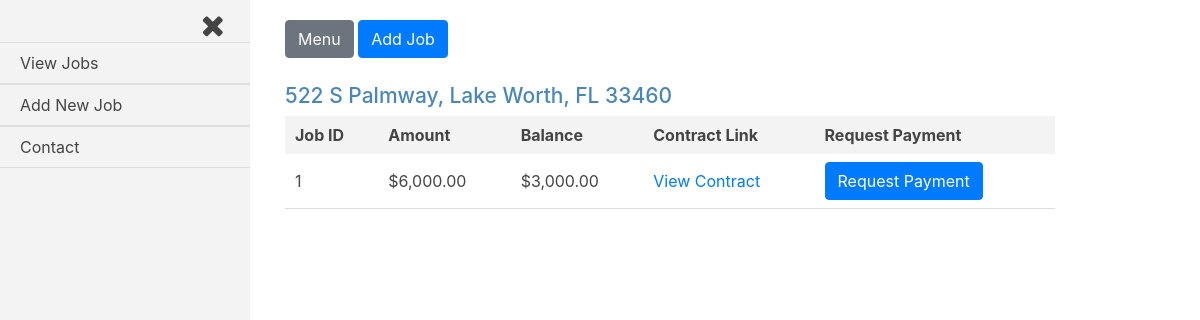
/jobs/ (signed in), run on an earlier commit of the app's database.
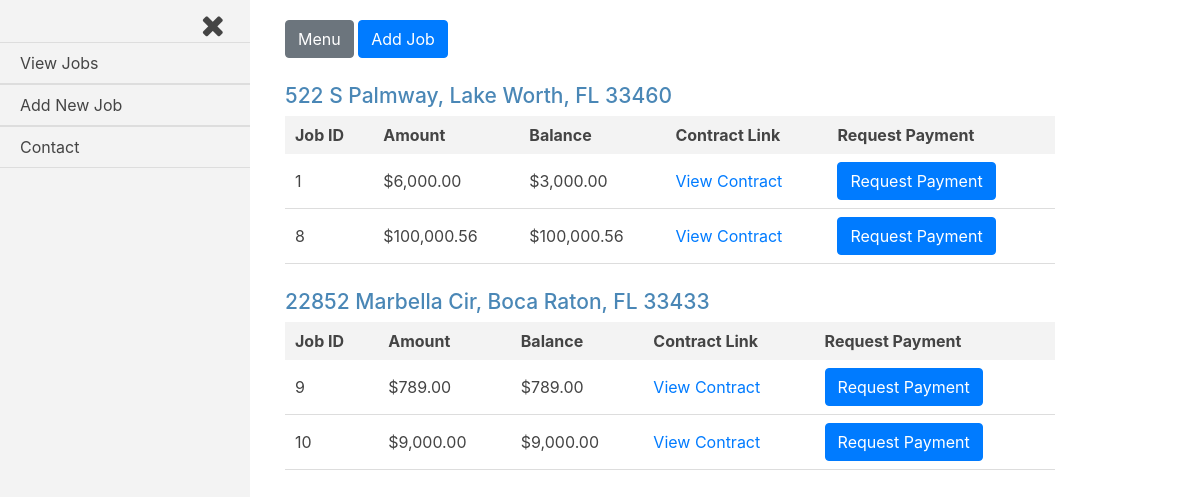
And on a later commit of the database.
### jobs/models.py (models this page shows, shortened)
class Current_Worker(models.Model):
    house = models.ForeignKey(House, on_delete=models.CASCADE)
    company = models.ForeignKey(settings.AUTH_USER_MODEL, on_delete=models.CASCADE)
    current = models.BooleanField(default=False)

class House(models.Model):
    address = models.CharField(max_length=250)
    companies = models.ManyToManyField(settings.AUTH_USER_MODEL, through='Current_Worker')

class Job(models.Model):
    house = models.ForeignKey(House, on_delete=models.CASCADE)
    company = models.ForeignKey(settings.AUTH_USER_MODEL, on_delete=models.CASCADE,)
    start_amount = models.DecimalField(max_digits=8, decimal_places=2, default=0.00)
    start_date = models.DateTimeField(auto_now_add=True, blank=True)
    total_paid = models.DecimalField(max_digits=8, decimal_places=2, default=0.00)
    document_link = models.CharField(max_length=800)
    approved = models.BooleanField(default=False)
    @property
    def balance(self):
        if self.total_paid > self.start_amount:
            logger.error('Total amount paid exceeds the starting job amount.')
        diff = self.start_amount - self.total_paid
        balance = models.DecimalField(max_digits=8, decimal_places=2, default=diff)
        return diff

### jobs/views.py (the view)
# urls.py: path('', views.index, name='index'),
def index(request):
    current_user = request.user
    current_workers = Current_Worker.objects.filter(company_id=current_user.id, current=True)
    jobs = Job.objects.filter(company_id=current_user.id, approved=True)
    template = loader.get_template('jobs/index.html')
    form = Request_Payment_Form()
    context = {
        'current_workers': current_workers,
        'jobs': jobs,
        'current_user': current_user,
        'form': form,
    }
    if request.method == 'POST':
        form = Request_Payment_Form(request.POST)
        if form.is_valid():
            job_id = int(request.POST.get('job_id'))
            job = Job.objects.filter(id=job_id)
            amount = form.cleaned_data['amount']
            """if the current company already has a pending request for payment for a job for a house,
            do NOT write to the Request_Payment table"""
            flag = Request_Payment.objects.filter(job=job[0], amount=amount, approved=False)
            if not flag:
                job = Request_Payment(job=job[0], amount=amount, approved=False)
                job.save()
            return redirect('/accounts/login')
    else:
        form = Request_Payment_Form()
    return HttpResponse(template.render(context, request))

### jobs/forms.py
class Request_Payment_Form(ModelForm, forms.Form):
    class Meta:
        model = Request_Payment
        exclude = ['job', 'approved']
        widgets = {
            'amount': forms.HiddenInput(),
        }
        labels = {
        }

### jobs/templates/jobs/index.html (shortened to what this page needs)
{% extends 'base_login.html' %}
{% load humanize %}
{% load static %}
{% block content %}
{% for current_worker in current_workers %}
<div class="job-container">
  <div class="house">
    <h3 class="house-address">{{current_worker.house.address}}</h3>
  </div>
  <table class="job-summary">
    <tr class="job-headings">
      <th>Job ID</th>
      <th>Amount</th>
      <th>Balance</th>
      <th>Contract Link</th>
      <th>Request Payment</th>
    </tr>
    {% for job in jobs %}
      {% if job.house.address == current_worker.house.address %}
    <tr class="job-info">
      <td>{{job.id}}</td>
      <td>${{job.start_amount|intcomma}}</td>
      <td>${{job.balance|intcomma}}</td>
      <td><a href="{{job.document_link}}">View Contract</a></td>
      <td>
        <form class="request-payment-form" action="" method="post">
          <input class="btn btn-primary request-payment" type="submit" name="" value="Request Payment">
        </form>
      </td>
    </tr>
      {% endif %}
    {% endfor %}
  </table>
</div>
{% endfor %}
{% endblock content %}

What changed in the data, as far as the page shows it:
added Job: id "8", start_amount "100,000.56", balance "100,000.56", shown under Current_Worker "522 S Palmway, Lake Worth, FL 33460"
added Current_Worker: house.address "22852 Marbella Cir, Boca Raton, FL 33433"
added Job: id "9", start_amount "789.00", balance "789.00", shown under "22852 Marbella Cir, Boca Raton, FL 33433"
added Job: id "10", start_amount "9,000.00", balance "9,000.00", shown under "22852 Marbella Cir, Boca Raton, FL 33433"
